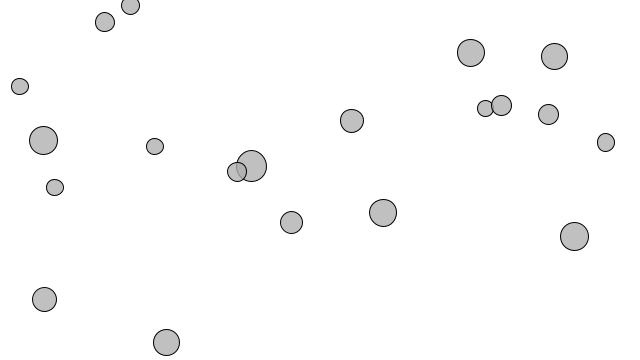
Frame 1 (no input)
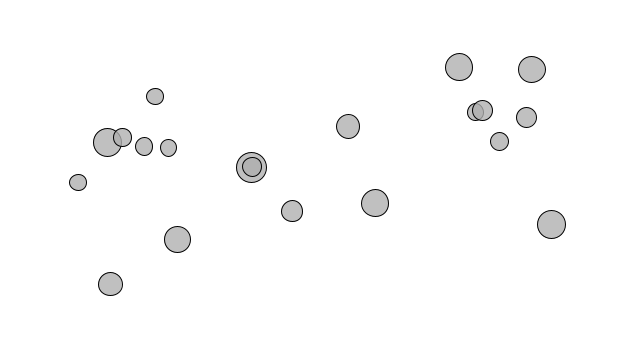
Frame 60 (the mouse pressed at the canvas centre just before this capture)
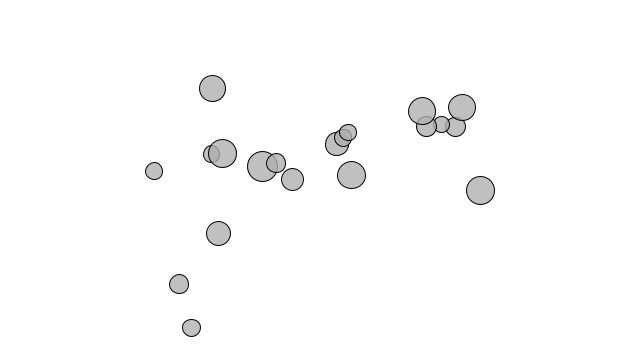
Frame 120 (the mouse held since frame 60 and released just before this capture)

The Processing sketch that drew these frames (run headless with seeded random() and noise(); from frame 60 on, the mouse is pressed at the canvas centre):

// Processing sketch: NOC_02forces_many_mutual_boundaries
// ── NOC_02forces_many_mutual_boundaries.pde
// The Nature of Code
// Daniel Shiffman
// http://natureofcode.com

Mover[] movers = new Mover[20];

float g = 0.4;

void setup() {
  size(640,360);
  for (int i = 0; i < movers.length; i++) {
    movers[i] = new Mover(random(1,2),random(width),random(height)); 
  }
}

void draw() {
  background(255);




  for (int i = 0; i < movers.length; i++) {
    for (int j = 0; j < movers.length; j++) {
      if (i != j) {
        PVector force = movers[j].attract(movers[i]);
        movers[i].applyForce(force);
      }
    }
   
    movers[i].boundaries();
    movers[i].update();
    movers[i].display();
  }

}














// ── Mover.pde
// The Nature of Code
// Daniel Shiffman
// http://natureofcode.com

class Mover {

  PVector position;
  PVector velocity;
  PVector acceleration;
  float mass;

  Mover(float m, float x, float y) {
    mass = m;
    position = new PVector(x, y);
    velocity = new PVector(0, 0);
    acceleration = new PVector(0, 0);
  }

  void applyForce(PVector force) {
    PVector f = PVector.div(force, mass);
    acceleration.add(f);
  }

  void update() {
    velocity.add(acceleration);
    position.add(velocity);
    acceleration.mult(0);
  }

  void display() {
    stroke(0);
    fill(175, 200);
    ellipse(position.x, position.y, mass*16, mass*16);
  }

  PVector attract(Mover m) {
    PVector force = PVector.sub(position, m.position);             // Calculate direction of force
    float distance = force.mag();                                 // Distance between objects
    distance = constrain(distance, 5.0, 25.0);                             // Limiting the distance to eliminate "extreme" results for very close or very far objects
    force.normalize();                                            // Normalize vector (distance doesn't matter here, we just want this vector for direction

    float strength = (g * mass * m.mass) / (distance * distance); // Calculate gravitional force magnitude
    force.mult(strength);                                         // Get force vector --> magnitude * direction
    return force;
  }

  void boundaries() {

    float d = 50;

    PVector force = new PVector(0, 0);

    if (position.x < d) {
      force.x = 1;
    } 
    else if (position.x > width -d) {
      force.x = -1;
    } 

    if (position.y < d) {
      force.y = 1;
    } 
    else if (position.y > height-d) {
      force.y = -1;
    } 

    force.normalize();
    force.mult(0.1);

    applyForce(force);
  }
}
